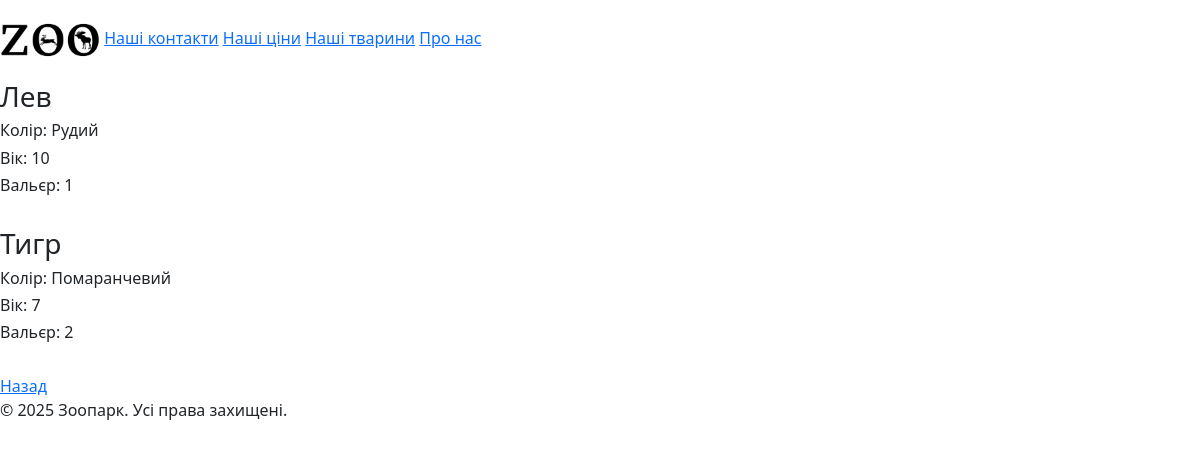
The page /animals on the database as committed earlier.
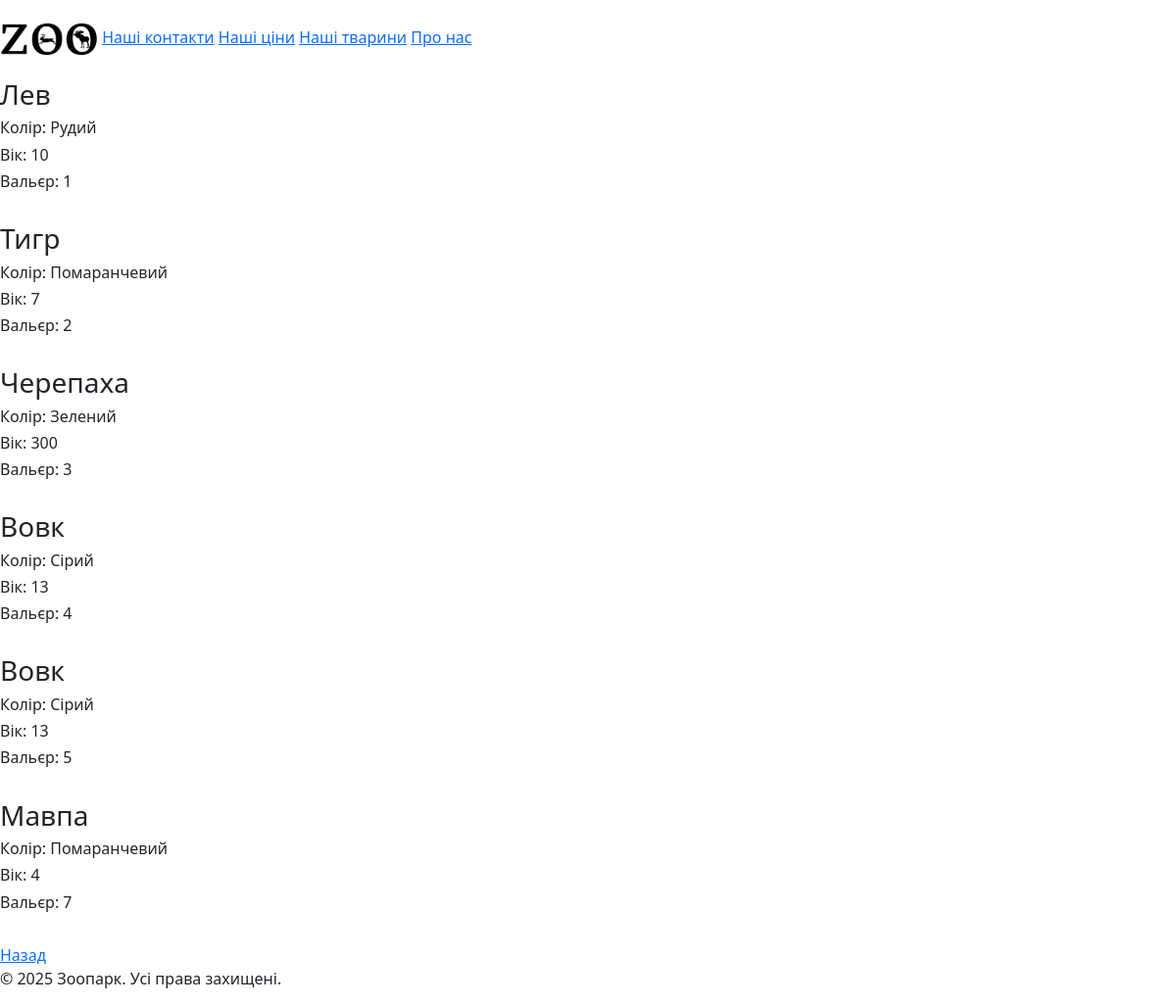
The same page on the database as committed later.
### main/models.py (models this page shows, shortened)
class Animal(models.Model):
    id = models.IntegerField("№", primary_key=True)
    type = models.CharField("Вид", max_length=20)
    color = models.CharField("Колір", max_length=20)
    age = models.IntegerField("Вік")
    zone = models.IntegerField("Зона")

### main/views.py (the view)
# urls.py: path('animals', views.show_animals, name="animals_u")
def show_animals(request):
    all_animals = Animal.objects.all()
    count_of_animals = len(all_animals)
    return render(request, "main/animals.html", {'animals':all_animals, "count":count_of_animals})

### main/templates/main/animals.html (shortened to what this page needs)
{% extends "layout.html" %}
{% block content %}
    {% if count == 0 %}
    <h5>Нажаль тварини відсутні</h5>
    {% else %}
        {% for i in animals %}
            <h3>{{ i.type }}</h3>
            <h6>Колір:  {{ i.color }}</h6>
            <h6>Вік:    {{ i.age }}</h6>
            <h6>Вальєр: {{ i.zone }}</h6>
            <br>
        {% endfor %}
    {% endif %}
    <a href="..">Назад</a><br>
{% endblock %}

### main/templates/layout.html (shortened to what this page needs)
<!DOCTYPE html>
<html lang="en">
<link rel="stylesheet" href="https://cdn.jsdelivr.net/npm/bootstrap@5.3.3/dist/css/bootstrap.min.css">
<head>
</head>
<body>
    {% load static %}
    <a href="{% url 'main_page' %}"><img style="width:100px" src="{% static 'main/img/main_logo.jpg' %}"></a>
    <a href="{% url 'contacts' %}">Наші контакти</a>
    <a href="{% url 'prices' %}">Наші ціни</a>
    <a href="{% url 'animals_u' %}">Наші тварини</a>
    <a href="{% url 'about' %}">Про нас</a>
    <br>
    {% block content %}
    {% endblock %}
</body>
<footer>
    <p>© 2025 Зоопарк. Усі права захищені.</p>
</footer>
</html>

Rows that differ between the two databases and show on the page:
added Animal: type "Черепаха", color "Зелений", age "300", zone "3"
added Animal: type "Вовк", color "Сірий", age "13", zone "4"
added Animal: type "Вовк", color "Сірий", age "13", zone "5"
added Animal: type "Мавпа", color "Помаранчевий", age "4", zone "7"
